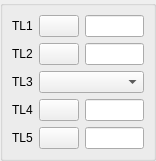
<ui version="4.0" >
 <class>DlgRef_4Sel1List_QTD</class>
 <widget class="QWidget" name="DlgRef_4Sel1List_QTD" >
  <property name="geometry" >
   <rect>
    <x>0</x>
    <y>0</y>
    <width>156</width>
    <height>158</height>
   </rect>
  </property>
  <property name="windowTitle" >
   <string/>
  </property>
  <layout class="QGridLayout" >
   <property name="margin" >
    <number>0</number>
   </property>
   <property name="spacing" >
    <number>6</number>
   </property>
   <item row="0" column="0" >
    <widget class="QGroupBox" name="GroupBox1" >
     <property name="title" >
      <string/>
     </property>
     <layout class="QGridLayout" >
      <property name="margin" >
       <number>9</number>
      </property>
      <property name="spacing" >
       <number>6</number>
      </property>
      <item row="0" column="1" >
       <widget class="QPushButton" name="PushButton1" >
        <property name="sizePolicy" >
         <sizepolicy>
          <hsizetype>0</hsizetype>
          <vsizetype>0</vsizetype>
          <horstretch>0</horstretch>
          <verstretch>0</verstretch>
         </sizepolicy>
        </property>
        <property name="text" >
         <string/>
        </property>
       </widget>
      </item>
      <item row="4" column="1" >
       <widget class="QPushButton" name="PushButton4" >
        <property name="sizePolicy" >
         <sizepolicy>
          <hsizetype>0</hsizetype>
          <vsizetype>0</vsizetype>
          <horstretch>0</horstretch>
          <verstretch>0</verstretch>
         </sizepolicy>
        </property>
        <property name="text" >
         <string/>
        </property>
       </widget>
      </item>
      <item row="4" column="2" >
       <widget class="QLineEdit" name="LineEdit4" />
      </item>
      <item row="3" column="1" >
       <widget class="QPushButton" name="PushButton3" >
        <property name="sizePolicy" >
         <sizepolicy>
          <hsizetype>0</hsizetype>
          <vsizetype>0</vsizetype>
          <horstretch>0</horstretch>
          <verstretch>0</verstretch>
         </sizepolicy>
        </property>
        <property name="text" >
         <string/>
        </property>
       </widget>
      </item>
      <item row="1" column="1" >
       <widget class="QPushButton" name="PushButton2" >
        <property name="sizePolicy" >
         <sizepolicy>
          <hsizetype>0</hsizetype>
          <vsizetype>0</vsizetype>
          <horstretch>0</horstretch>
          <verstretch>0</verstretch>
         </sizepolicy>
        </property>
        <property name="text" >
         <string/>
        </property>
       </widget>
      </item>
      <item row="0" column="0" >
       <widget class="QLabel" name="TextLabel1" >
        <property name="sizePolicy" >
         <sizepolicy>
          <hsizetype>0</hsizetype>
          <vsizetype>0</vsizetype>
          <horstretch>0</horstretch>
          <verstretch>0</verstretch>
         </sizepolicy>
        </property>
        <property name="text" >
         <string>TL1</string>
        </property>
        <property name="wordWrap" >
         <bool>false</bool>
        </property>
       </widget>
      </item>
      <item row="3" column="0" >
       <widget class="QLabel" name="TextLabel4" >
        <property name="sizePolicy" >
         <sizepolicy>
          <hsizetype>0</hsizetype>
          <vsizetype>0</vsizetype>
          <horstretch>0</horstretch>
          <verstretch>0</verstretch>
         </sizepolicy>
        </property>
        <property name="text" >
         <string>TL4</string>
        </property>
        <property name="wordWrap" >
         <bool>false</bool>
        </property>
       </widget>
      </item>
      <item row="0" column="2" >
       <widget class="QLineEdit" name="LineEdit1" />
      </item>
      <item row="4" column="0" >
       <widget class="QLabel" name="TextLabel5" >
        <property name="sizePolicy" >
         <sizepolicy>
          <hsizetype>0</hsizetype>
          <vsizetype>0</vsizetype>
          <horstretch>0</horstretch>
          <verstretch>0</verstretch>
         </sizepolicy>
        </property>
        <property name="text" >
         <string>TL5</string>
        </property>
        <property name="wordWrap" >
         <bool>false</bool>
        </property>
       </widget>
      </item>
      <item row="3" column="2" >
       <widget class="QLineEdit" name="LineEdit3" />
      </item>
      <item row="1" column="0" >
       <widget class="QLabel" name="TextLabel2" >
        <property name="sizePolicy" >
         <sizepolicy>
          <hsizetype>0</hsizetype>
          <vsizetype>0</vsizetype>
          <horstretch>0</horstretch>
          <verstretch>0</verstretch>
         </sizepolicy>
        </property>
        <property name="text" >
         <string>TL2</string>
        </property>
        <property name="wordWrap" >
         <bool>false</bool>
        </property>
       </widget>
      </item>
      <item row="2" column="0" >
       <widget class="QLabel" name="TextLabel3" >
        <property name="sizePolicy" >
         <sizepolicy>
          <hsizetype>0</hsizetype>
          <vsizetype>0</vsizetype>
          <horstretch>0</horstretch>
          <verstretch>0</verstretch>
         </sizepolicy>
        </property>
        <property name="text" >
         <string>TL3</string>
        </property>
        <property name="wordWrap" >
         <bool>false</bool>
        </property>
       </widget>
      </item>
      <item row="1" column="2" >
       <widget class="QLineEdit" name="LineEdit2" />
      </item>
      <item row="2" column="1" colspan="2" >
       <widget class="QComboBox" name="ComboBox1" >
        <property name="sizePolicy" >
         <sizepolicy>
          <hsizetype>7</hsizetype>
          <vsizetype>0</vsizetype>
          <horstretch>0</horstretch>
          <verstretch>0</verstretch>
         </sizepolicy>
        </property>
       </widget>
      </item>
     </layout>
    </widget>
   </item>
  </layout>
 </widget>
 <layoutdefault spacing="6" margin="11" />
 <pixmapfunction>qPixmapFromMimeSource</pixmapfunction>
 <tabstops>
  <tabstop>PushButton1</tabstop>
  <tabstop>LineEdit1</tabstop>
  <tabstop>PushButton2</tabstop>
  <tabstop>LineEdit2</tabstop>
  <tabstop>ComboBox1</tabstop>
  <tabstop>PushButton3</tabstop>
  <tabstop>LineEdit3</tabstop>
  <tabstop>PushButton4</tabstop>
  <tabstop>LineEdit4</tabstop>
 </tabstops>
 <resources/>
 <connections/>
</ui>
